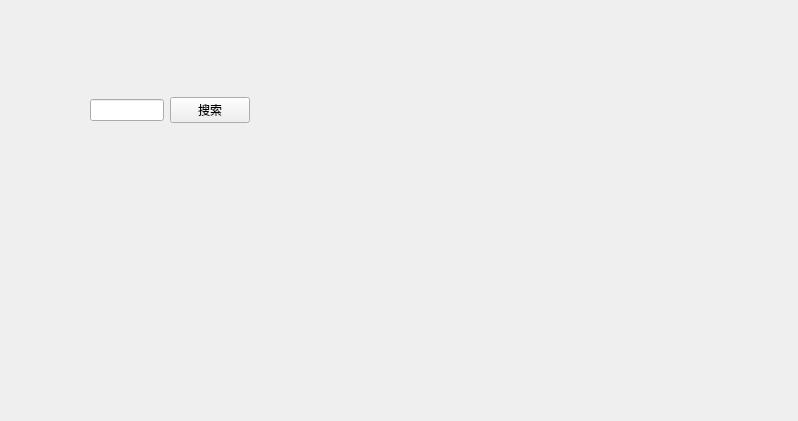
<?xml version="1.0" encoding="UTF-8"?>
<ui version="4.0">
 <class>BuyerWindow</class>
 <widget class="QWidget" name="BuyerWindow">
  <property name="geometry">
   <rect>
    <x>0</x>
    <y>0</y>
    <width>798</width>
    <height>421</height>
   </rect>
  </property>
  <property name="windowTitle">
   <string>Form</string>
  </property>
  <widget class="QWidget" name="horizontalLayoutWidget">
   <property name="geometry">
    <rect>
     <x>90</x>
     <y>70</y>
     <width>160</width>
     <height>80</height>
    </rect>
   </property>
   <layout class="QHBoxLayout" name="horizontalLayout">
    <item>
     <widget class="QLineEdit" name="searchEdit"/>
    </item>
    <item>
     <widget class="QPushButton" name="searchBtn">
      <property name="text">
       <string>搜索</string>
      </property>
     </widget>
    </item>
   </layout>
  </widget>
 </widget>
 <resources/>
 <connections/>
</ui>
